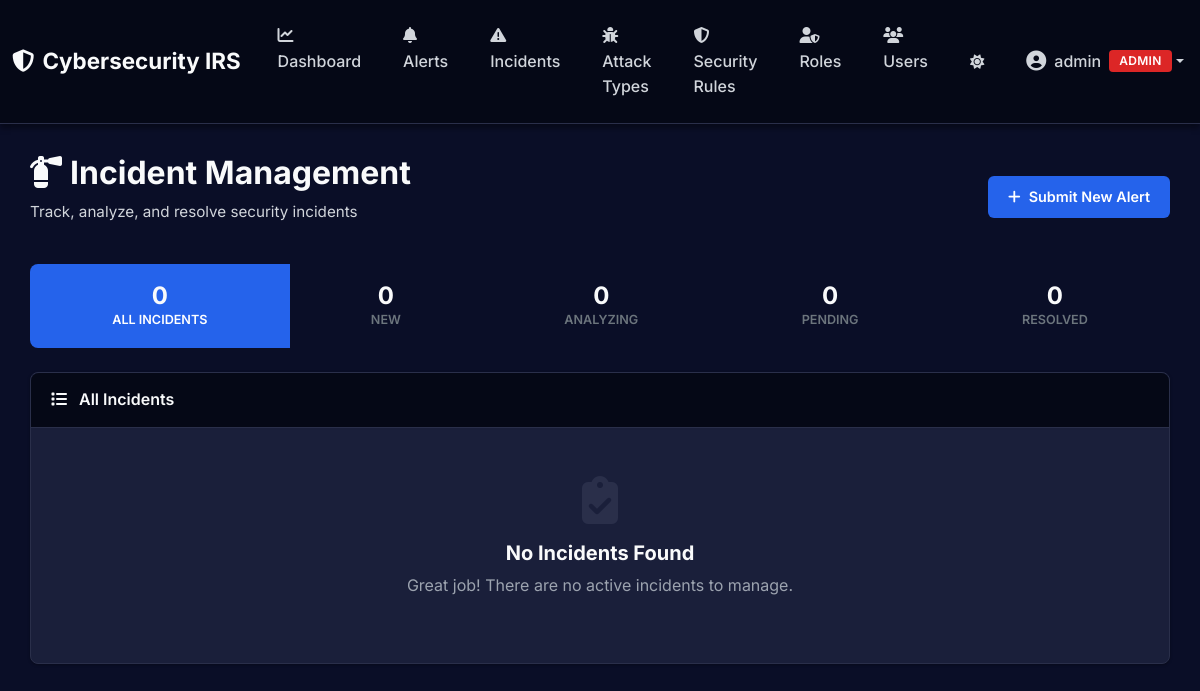
Page /incidents/ (signed in) on the earlier database version.
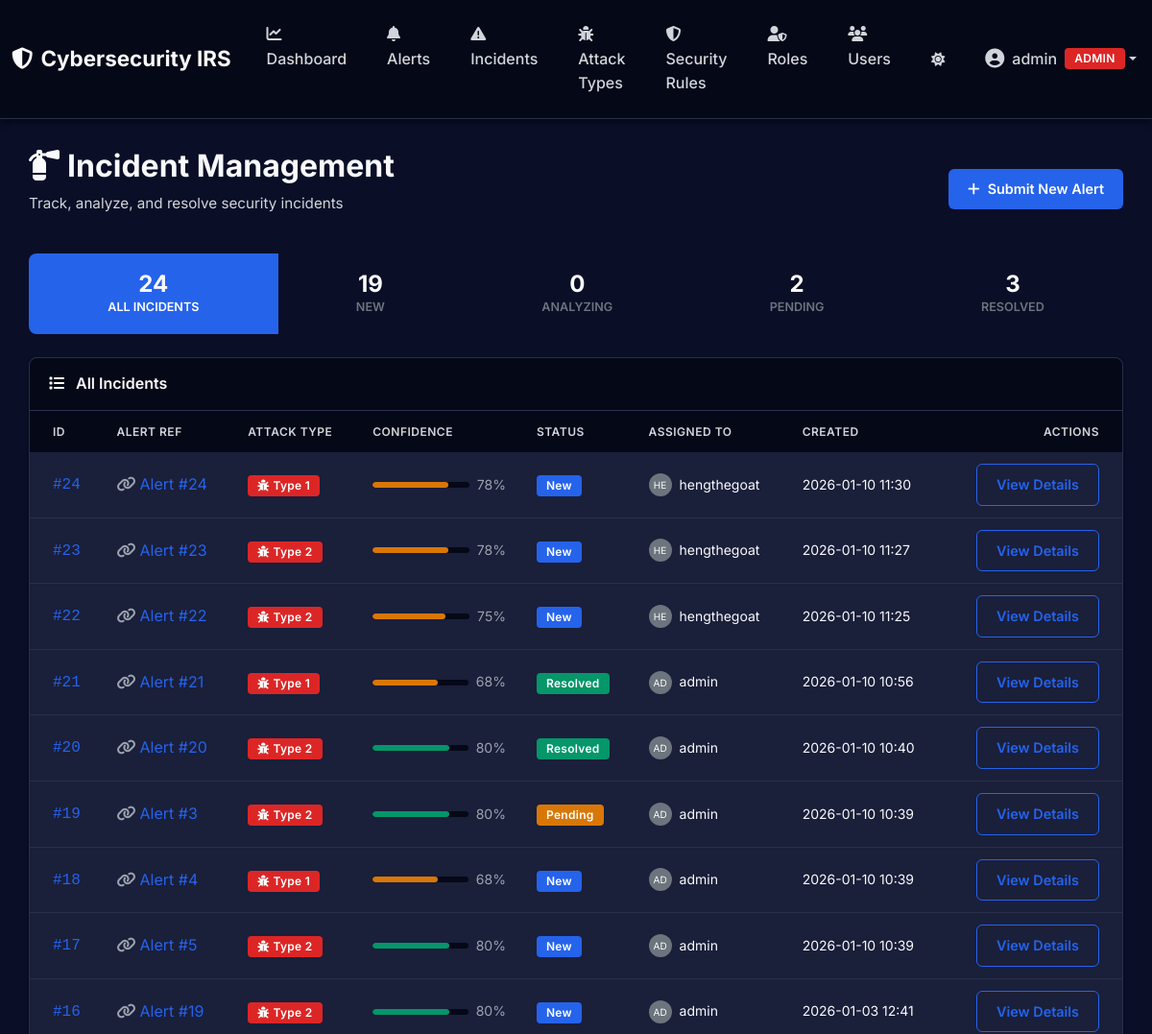
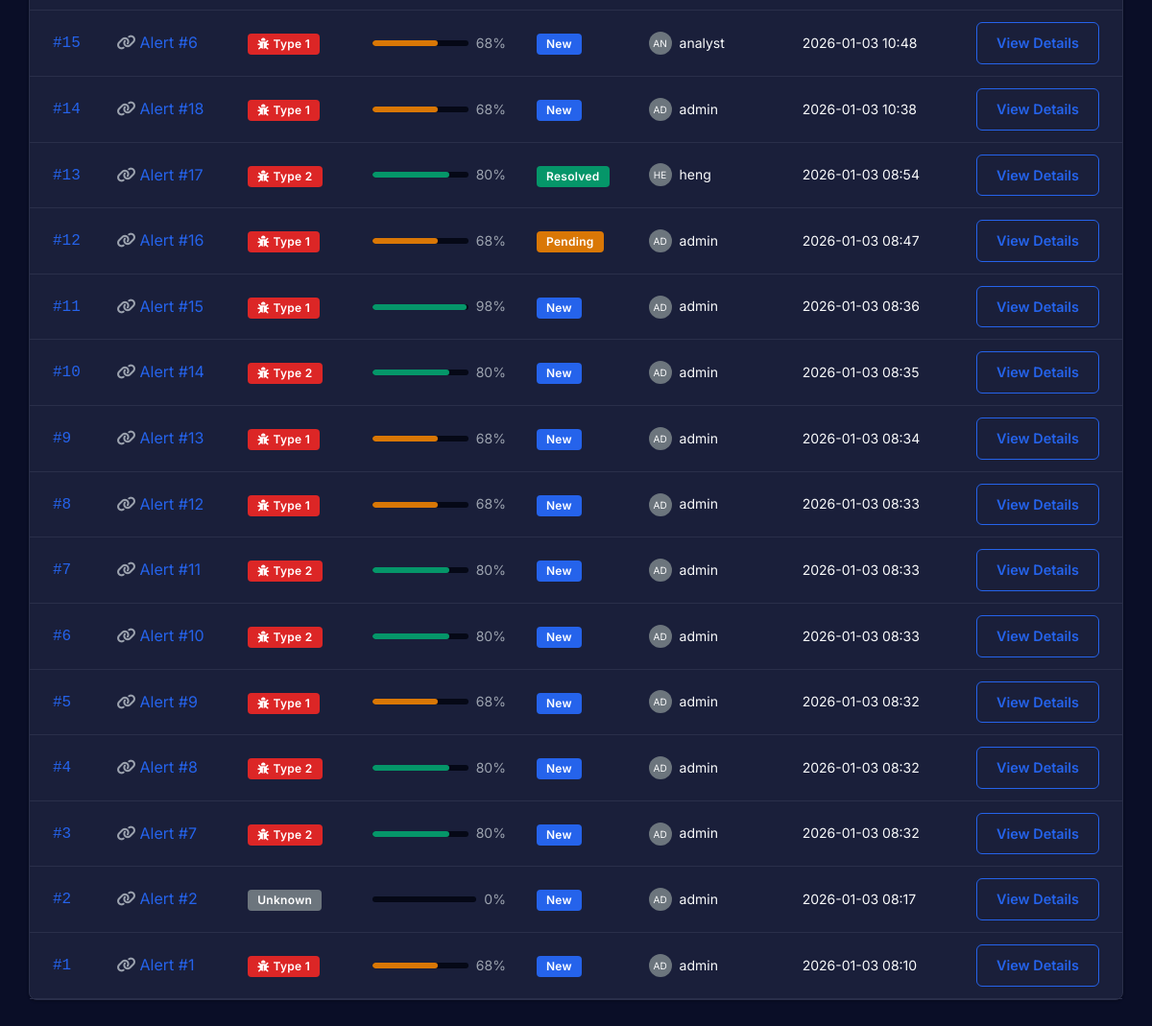
Same page on the later database version (2 pictures, top to bottom).
### app/models/user.py (models this page shows, shortened)
class User(db.Model):
    __tablename__ = 'users'
    id = db.Column(db.Integer, primary_key=True)
    username = db.Column(db.String(80), unique=True, nullable=False)
    email = db.Column(db.String(120), unique=True, nullable=False)
    full_name = db.Column(db.String(120), nullable=False)
    role = db.Column(db.String(20), default='analyst', nullable=False)  # admin, analyst, viewer
    is_active = db.Column(db.Boolean, default=True, nullable=False)
    password_hash = db.Column(db.String(255), nullable=False)
    created_at = db.Column(db.DateTime, default=datetime.utcnow, nullable=False)
    updated_at = db.Column(db.DateTime, default=datetime.utcnow, onupdate=datetime.utcnow, nullable=False)
    last_login = db.Column(db.DateTime, nullable=True)

### app/models/incident.py (models this page shows, shortened)
class Incident(db.Model):
    __tablename__ = 'incidents'
    id = db.Column(db.Integer, primary_key=True)
    alert_id = db.Column(db.Integer, db.ForeignKey('alerts.id'), nullable=False, unique=True)
    attack_type_id = db.Column(db.Integer, db.ForeignKey('attack_types.id'), nullable=True)
    matched_rules = db.Column(db.JSON, nullable=True)  # JSON array of rule IDs
    recommended_actions = db.Column(db.JSON, nullable=True)  # JSON array of recommended actions
    confidence_score = db.Column(db.Integer, default=0, nullable=False)  # 0-100
    explanation = db.Column(db.Text, nullable=True)  # Human-readable explanation
    status = db.Column(db.String(20), default='new', nullable=False)  # new, analyzing, pending, resolved
    assigned_to = db.Column(db.Integer, db.ForeignKey('users.id'), nullable=True)
    created_at = db.Column(db.DateTime, default=datetime.utcnow, nullable=False)
    updated_at = db.Column(db.DateTime, default=datetime.utcnow, onupdate=datetime.utcnow, nullable=False)
    resolved_at = db.Column(db.DateTime, nullable=True)
    history = db.relationship('IncidentHistory', backref='incident', lazy=True, cascade='all, delete-orphan')
    assigned_user = db.relationship('User', foreign_keys=[assigned_to], backref='assigned_incidents')

### app/routes/incident_routes.py (the view)
@incident_bp.route('/')
@login_required
def index():
    status_filter = request.args.get('status', None)
    query = Incident.query
    if status_filter:
        query = query.filter_by(status=status_filter)
    incidents = query.order_by(Incident.created_at.desc()).all()
    status_counts = {
        'all': Incident.query.count(),
        'new': Incident.query.filter_by(status='new').count(),
        'analyzing': Incident.query.filter_by(status='analyzing').count(),
        'pending': Incident.query.filter_by(status='pending').count(),
        'resolved': Incident.query.filter_by(status='resolved').count()
    }
    return render_template(
        'incidents/index.html',
        incidents=incidents,
        current_filter=status_filter,
        status_counts=status_counts
    )

### app/templates/incidents/index.html (shortened to what this page needs)
{% extends "layouts/base.html" %}  {% block content %}
<div class="mb-4">
  <div class="d-flex justify-content-between align-items-center">
    <div>
      <h1 class="h2" style="font-weight: 700; color: var(--text-primary)">
        <i class="fas fa-fire-extinguisher me-2"></i>Incident Management
      </h1>
      <p style="color: var(--text-secondary); font-size: 0.95rem">
        Track, analyze, and resolve security incidents
      </p>
    </div>
    <a href="{{ url_for('alerts.create') }}" class="btn btn-primary">
      <i class="fas fa-plus me-2"></i>Submit New Alert
    </a>
  </div>
</div>
<div class="row mb-4">
  <div class="col">
    <div class="btn-group w-100" role="group">
      <a
        href="{{ url_for('incidents.index') }}"
        class="btn {% if not current_filter %}btn-primary{% else %}btn-outline-secondary{% endif %}"
        style="border-top-left-radius: 8px; border-bottom-left-radius: 8px"
      >
        <div class="d-flex flex-column align-items-center py-2">
          <span class="h4 mb-0">{{ status_counts.all }}</span>
          <span class="small text-uppercase">All Incidents</span>
        </div>
      </a>
      <a
        href="{{ url_for('incidents.index', status='new') }}"
        class="btn {% if current_filter == 'new' %}btn-primary{% else %}btn-outline-secondary{% endif %}"
      >
        <div class="d-flex flex-column align-items-center py-2">
          <span class="h4 mb-0">{{ status_counts.new }}</span>
          <span class="small text-uppercase">New</span>
        </div>
      </a>
      <a
        href="{{ url_for('incidents.index', status='analyzing') }}"
        class="btn {% if current_filter == 'analyzing' %}btn-info{% else %}btn-outline-secondary{% endif %}"
      >
        <div class="d-flex flex-column align-items-center py-2">
          <span class="h4 mb-0">{{ status_counts.analyzing }}</span>
          <span class="small text-uppercase">Analyzing</span>
        </div>
      </a>
      <a
        href="{{ url_for('incidents.index', status='pending') }}"
        class="btn {% if current_filter == 'pending' %}btn-warning{% else %}btn-outline-secondary{% endif %}"
      >
        <div class="d-flex flex-column align-items-center py-2">
          <span class="h4 mb-0">{{ status_counts.pending }}</span>
          <span class="small text-uppercase">Pending</span>
        </div>
      </a>
      <a
        href="{{ url_for('incidents.index', status='resolved') }}"
        class="btn {% if current_filter == 'resolved' %}btn-success{% else %}btn-outline-secondary{% endif %}"
        style="border-top-right-radius: 8px; border-bottom-right-radius: 8px"
      >
        <div class="d-flex flex-column align-items-center py-2">
          <span class="h4 mb-0">{{ status_counts.resolved }}</span>
          <span class="small text-uppercase">Resolved</span>
        </div>
      </a>
    </div>
  </div>
</div>
<div class="card">
  <div class="card-header">
    <i class="fas fa-list me-2"></i>
    {% if current_filter %} {{ current_filter|title }} Incidents {% else %} All
    Incidents {% endif %}
  </div>
  <div class="card-body p-0">
    {% if incidents %}
    <div class="table-responsive">
      <table class="table table-hover mb-0">
        <thead>
          <tr>
            <th class="ps-4">ID</th>
            <th>Alert Ref</th>
            <th>Attack Type</th>
            <th>Confidence</th>
            <th>Status</th>
            <th>Assigned To</th>
            <th>Created</th>
            <th class="text-end pe-4">Actions</th>
          </tr>
        </thead>
        <tbody>
          {% for incident in incidents %}
          <tr>
            <td class="ps-4">
              <span style="font-family: monospace; color: var(--primary-color)"
                >#{{ incident.id }}</span
              >
            </td>
            <td>
              <a
                href="{{ url_for('alerts.detail', alert_id=incident.alert_id) }}"
                class="text-decoration-none"
              >
                <i class="fas fa-link me-1 text-muted"></i>Alert #{{
                incident.alert_id }}
              </a>
            </td>
            <td>
              {% if incident.attack_type_id %}
              <span class="badge bg-danger">
                <i class="fas fa-bug me-1"></i>Type {{ incident.attack_type_id
                }}
              </span>
              {% else %}
              <span class="badge bg-secondary">Unknown</span>
              {% endif %}
            </td>
            <td style="width: 15%">
              <div class="d-flex align-items-center">
                <div class="progress flex-grow-1" style="height: 6px">
                  <div
                    class="progress-bar {% if incident.confidence_score >= 80 %}bg-success{% elif incident.confidence_score >= 50 %}bg-warning{% else %}bg-danger{% endif %}"
                    role="progressbar"
                    style="width: {{ incident.confidence_score }}%"
                    aria-valuenow="{{ incident.confidence_score }}"
                    aria-valuemin="0"
                    aria-valuemax="100"
                  ></div>
                </div>
                <span class="ms-2 small text-muted"
                  >{{ incident.confidence_score }}%</span
                >
              </div>
            </td>
            <td>
              {% if incident.status == 'new' %}
              <span class="badge bg-primary">New</span>
              {% elif incident.status == 'analyzing' %}
              <span class="badge bg-info">Analyzing</span>
              {% elif incident.status == 'pending' %}
              <span class="badge bg-warning">Pending</span>
              {% else %}
              <span class="badge bg-success">Resolved</span>
              {% endif %}
            </td>
            <td>
              {% if incident.assigned_user %}
              <div class="d-flex align-items-center">
                <div
                  class="rounded-circle bg-secondary d-flex align-items-center justify-content-center me-2"
                  style="width: 24px; height: 24px; font-size: 10px"
                >
                  {{ incident.assigned_user.username[:2].upper() }}
                </div>
                <span class="small">{{ incident.assigned_user.username }}</span>
              </div>
              {% else %}
              <span class="text-muted small">
                <i class="far fa-user me-1"></i>Unassigned
              </span>
              {% endif %}
            </td>
            <td class="text-muted small">
              {{ incident.created_at.strftime('%Y-%m-%d %H:%M') }}
            </td>
            <td class="text-end pe-4">
              <a
                href="{{ url_for('incidents.detail', incident_id=incident.id) }}"
                class="btn btn-sm btn-outline-primary"
              >
                View Details
              </a>
            </td>
          </tr>
          {% endfor %}
        </tbody>
      </table>
    </div>
    {% else %}
    <div class="text-center py-5">
      <div class="mb-3">
        <i
          class="fas fa-clipboard-check fa-3x"
          style="color: var(--card-border)"
        ></i>
      </div>
      <h5 style="color: var(--text-secondary)">No Incidents Found</h5>
      <p class="text-muted">
        {% if current_filter %} No incidents match the status "{{ current_filter
        }}". {% else %} Great job! There are no active incidents to manage. {%
        endif %}
      </p>
    </div>
    {% endif %}
  </div>
</div>
{% endblock %}

### app/templates/layouts/base.html (shortened to what this page needs)
<!DOCTYPE html>
<html lang="en">
  <head>
    <link
      href="https://cdn.jsdelivr.net/npm/bootstrap@5.3.3/dist/css/bootstrap.min.css"
      rel="stylesheet"
    />
    <link
      rel="stylesheet"
      href="https://cdnjs.cloudflare.com/ajax/libs/font-awesome/6.5.1/css/all.min.css"
    />
    <link
      rel="stylesheet"
      href="{{ url_for('static', filename='css/style.css') }}"
    />
  </head>
  <body>
    {% if session.get('user_id') %}
    <nav class="navbar navbar-expand-lg navbar-dark">
      <div class="container-fluid">
        <a class="navbar-brand" href="{{ url_for('dashboard.index') }}">
          <i class="fas fa-shield-halved me-2"></i>Cybersecurity IRS
        </a>
        <div class="collapse navbar-collapse" id="navbarNav">
          <ul class="navbar-nav me-auto">
            <li class="nav-item">
              <a class="nav-link" href="{{ url_for('dashboard.index') }}">
                <i class="fas fa-chart-line me-1"></i>Dashboard
              </a>
            </li>
            <li class="nav-item">
              <a class="nav-link" href="{{ url_for('alerts.index') }}">
                <i class="fas fa-bell me-1"></i>Alerts
              </a>
            </li>
            <li class="nav-item">
              <a class="nav-link" href="{{ url_for('incidents.index') }}">
                <i class="fas fa-exclamation-triangle me-1"></i>Incidents
              </a>
            </li>
            <li class="nav-item">
              <a class="nav-link" href="{{ url_for('attack_type.index') }}">
                <i class="fas fa-bug me-1"></i>Attack Types
              </a>
            </li>
            <li class="nav-item">
              <a class="nav-link" href="{{ url_for('rules.index') }}">
                <i class="fas fa-shield-alt me-1"></i>Security Rules
              </a>
            </li>
            {% if current_user and current_user.role == 'admin' %}
            <li class="nav-item">
              <a class="nav-link" href="{{ url_for('roles.index') }}">
                <i class="fas fa-user-shield me-1"></i>Roles
              </a>
            </li>
            <li class="nav-item">
              <a class="nav-link" href="{{ url_for('users.index') }}">
                <i class="fas fa-users me-1"></i>Users
              </a>
            </li>
            {% endif %}
          </ul>
          <ul class="navbar-nav ms-auto align-items-center">
            <li class="nav-item">
              <button
                class="btn nav-link"
                id="theme-toggle"
                title="Toggle theme"
              >
                <i class="fas fa-moon"></i>
              </button>
            </li>
            <li class="nav-item dropdown">
              <a
                class="nav-link dropdown-toggle d-flex align-items-center"
                href="#"
                id="userDropdown"
                role="button"
                data-bs-toggle="dropdown"
                aria-expanded="false"
              >
                <i class="fas fa-user-circle me-2 fs-5"></i>
                <span class="d-none d-lg-inline user-name-text"
                  >{{ session.username }}</span
                >
                <span
                  class="badge bg-{% if current_user and current_user.role == 'admin' %}danger{% elif current_user and current_user.role == 'analyst' %}warning{% else %}info{% endif %} ms-2"
                >
                  {{ current_user.role|upper if current_user else
                  session.user_role|upper }}
                </span>
              </a>
            </li>
          </ul>
        </div>
      </div>
    </nav>
    {% endif %}
    <main class="container">
       {% block content %}{% endblock %}
    </main>
  </body>
</html>

Differences in the rows shown:
added Incident: id "24", alert_id "24", attack_type_id "1", confidence_score "78", status "New", assigned_user "HE", assigned_user.username "hengthegoat", created_at "2026-01-10 11:30"
added Incident: id "23", alert_id "23", attack_type_id "2", confidence_score "78", status "New", assigned_user "HE", assigned_user.username "hengthegoat", created_at "2026-01-10 11:27"
added Incident: id "22", alert_id "22", attack_type_id "2", confidence_score "75", status "New", assigned_user "HE", assigned_user.username "hengthegoat", created_at "2026-01-10 11:25"
added Incident: id "21", alert_id "21", attack_type_id "1", confidence_score "68", status "Resolved", assigned_user "AD", assigned_user.username "admin", created_at "2026-01-10 10:56"
added Incident: id "20", alert_id "20", attack_type_id "2", confidence_score "80", status "Resolved", assigned_user "AD", assigned_user.username "admin", created_at "2026-01-10 10:40"
added Incident: id "19", alert_id "3", attack_type_id "2", confidence_score "80", status "Pending", assigned_user "AD", assigned_user.username "admin", created_at "2026-01-10 10:39"
added Incident: id "18", alert_id "4", attack_type_id "1", confidence_score "68", status "New", assigned_user "AD", assigned_user.username "admin", created_at "2026-01-10 10:39"
added Incident: id "17", alert_id "5", attack_type_id "2", confidence_score "80", status "New", assigned_user "AD", assigned_user.username "admin", created_at "2026-01-10 10:39"
added Incident: id "16", alert_id "19", attack_type_id "2", confidence_score "80", status "New", assigned_user "AD", assigned_user.username "admin", created_at "2026-01-03 12:41"
added Incident: id "15", alert_id "6", attack_type_id "1", confidence_score "68", status "New", assigned_user "AN", assigned_user.username "analyst", created_at "2026-01-03 10:48"
added Incident: id "14", alert_id "18", attack_type_id "1", confidence_score "68", status "New", assigned_user "AD", assigned_user.username "admin", created_at "2026-01-03 10:38"
added Incident: id "13", alert_id "17", attack_type_id "2", confidence_score "80", status "Resolved", assigned_user "HE", assigned_user.username "heng", created_at "2026-01-03 08:54"
added Incident: id "12", alert_id "16", attack_type_id "1", confidence_score "68", status "Pending", assigned_user "AD", assigned_user.username "admin", created_at "2026-01-03 08:47"
added Incident: id "11", alert_id "15", attack_type_id "1", confidence_score "98", status "New", assigned_user "AD", assigned_user.username "admin", created_at "2026-01-03 08:36"
added Incident: id "10", alert_id "14", attack_type_id "2", confidence_score "80", status "New", assigned_user "AD", assigned_user.username "admin", created_at "2026-01-03 08:35"
added Incident: id "9", alert_id "13", attack_type_id "1", confidence_score "68", status "New", assigned_user "AD", assigned_user.username "admin", created_at "2026-01-03 08:34"
added Incident: id "8", alert_id "12", attack_type_id "1", confidence_score "68", status "New", assigned_user "AD", assigned_user.username "admin", created_at "2026-01-03 08:33"
added Incident: id "7", alert_id "11", attack_type_id "2", confidence_score "80", status "New", assigned_user "AD", assigned_user.username "admin", created_at "2026-01-03 08:33"
added Incident: id "6", alert_id "10", attack_type_id "2", confidence_score "80", status "New", assigned_user "AD", assigned_user.username "admin", created_at "2026-01-03 08:33"
added Incident: id "5", alert_id "9", attack_type_id "1", confidence_score "68", status "New", assigned_user "AD", assigned_user.username "admin", created_at "2026-01-03 08:32"
added Incident: id "4", alert_id "8", attack_type_id "2", confidence_score "80", status "New", assigned_user "AD", assigned_user.username "admin", created_at "2026-01-03 08:32"
added Incident: id "3", alert_id "7", attack_type_id "2", confidence_score "80", status "New", assigned_user "AD", assigned_user.username "admin", created_at "2026-01-03 08:32"
added Incident: id "2", alert_id "2", shows "Unknown", confidence_score "0", status "New", assigned_user "AD", assigned_user.username "admin", created_at "2026-01-03 08:17"
added Incident: id "1", alert_id "1", attack_type_id "1", confidence_score "68", status "New", assigned_user "AD", assigned_user.username "admin", created_at "2026-01-03 08:10"
Other differences:
{{ status_counts.all }}: "0" → "24"
{{ status_counts.new }}: "0" → "19"
{{ status_counts.pending }}: "0" → "2"
{{ status_counts.resolved }}: "0" → "3"
text no longer shown: "No Incidents Found Great job! There are no active incidents to manage."
text now shown: "ID ALERT REF ATTACK TYPE CONFIDENCE STATUS ASSIGNED TO CREATED ACTIONS"
